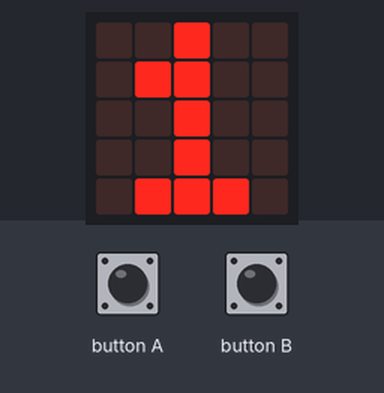
Bench run of a program on a simulated BBC micro:bit (MakeCode). On the bench: the board's 5×5 LED display. Inputs (shaded band) come from the test bench.

Above: at 0.1 s.
At 1.3 s:
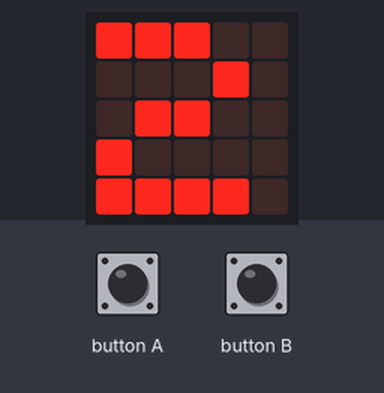
1.4 s: button A pressed for 0.15 s
4.5 s: button B pressed for 0.15 s
At 11.1 s:
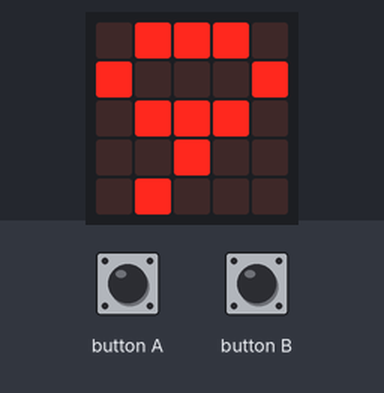
Timing chart, 0 to 12.6 s (numbered marks = the images above; inputs shaded):
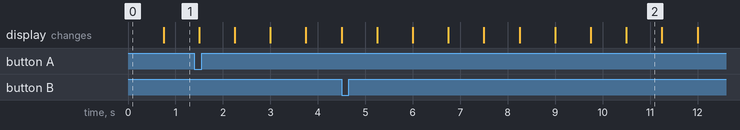

Measured:
- what the display in image 2 shows lasts 0.8 s, from 10.5 s to 11.3 s

The program:

main.ts
```typescript
let count = 0
input.onButtonPressed(Button.A, function () {
    basic.showNumber(0 + 0)
    count = 9
    count += -1
})
input.onButtonPressed(Button.B, function () {
    basic.showNumber(0)
    basic.showNumber(9)
    basic.showNumber(8)
    basic.showNumber(7)
    basic.showNumber(6)
    basic.showNumber(5)
    basic.showNumber(4)
    basic.showNumber(3)
    basic.showNumber(2)
    basic.showNumber(1)
})
basic.forever(function () {
    basic.showNumber(1)
    basic.showNumber(2)
    basic.showNumber(3)
    basic.showNumber(4)
    basic.showNumber(5)
    basic.showNumber(6)
})
```

test.ts
```typescript
// 在這裡測試；當此封包作為擴充功能時，將不會編譯此內容。
```
